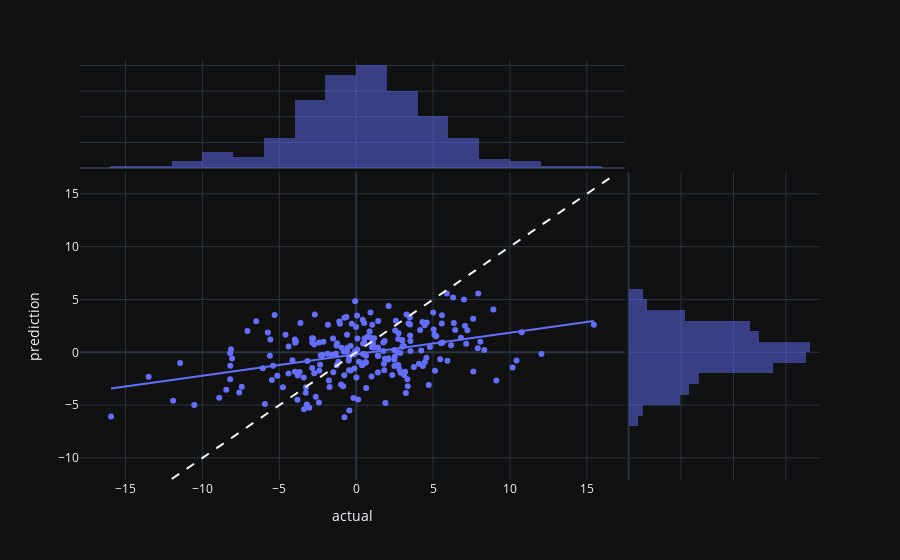

Notebook code cell kept with this figure:
### Code cell
fig = px.scatter(
    prediction_df, x='actual', y='prediction',
    marginal_x='histogram', marginal_y='histogram', trendline='ols'
)
fig.update_traces(histnorm='probability', selector={'type':'histogram'})
fig.add_shape(
    type="line", line=dict(dash='dash'),
    x0=y_test.min(), y0=y_test.min(),
    x1=y_test.max(), y1=y_test.max()
)
fig.show()
fig.write_image('images/linear_regression_prediction_vs_actual.png')

### Figure 1 — Plotly figure (JSON) as saved in the notebook; plotly's stock layout.template omitted (floating-point values rounded to 4 significant figures; data arrays with more than 128 entries replaced by an {"elided": "..."} marker saying what was removed)
{"data": [{"hovertemplate": "actual=%{x}<br>prediction=%{y}<extra></extra>", "legendgroup": "", "marker": {"color": "#636efa", "symbol": "circle"}, "mode": "markers", "name": "", "orientation": "v", "showlegend": false, "x": {"elided": "225 float values"}, "xaxis": "x", "y": {"elided": "225 float values"}, "yaxis": "y", "type": "scatter"}, {"alignmentgroup": "True", "bingroup": "x", "hovertemplate": "actual=%{x}<br>count=%{y}<extra></extra>", "legendgroup": "", "marker": {"color": "#636efa"}, "name": "", "offsetgroup": "", "opacity": 0.5, "showlegend": false, "x": {"elided": "225 float values"}, "xaxis": "x3", "yaxis": "y3", "type": "histogram", "histnorm": "probability"}, {"alignmentgroup": "True", "bingroup": "y", "hovertemplate": "prediction=%{y}<br>count=%{x}<extra></extra>", "legendgroup": "", "marker": {"color": "#636efa"}, "name": "", "offsetgroup": "", "opacity": 0.5, "showlegend": false, "xaxis": "x2", "y": {"elided": "225 float values"}, "yaxis": "y2", "type": "histogram", "histnorm": "probability"}, {"hovertemplate": "<b>OLS trendline</b><br>prediction = 0.20324 * actual + -0.17626<br>R<sup>2</sup>=0.153921<br><br>actual=%{x}<br>prediction=%{y} <b>(trend)</b><extra></extra>", "legendgroup": "", "marker": {"color": "#636efa", "symbol": "circle"}, "mode": "lines", "name": "", "showlegend": false, "x": {"elided": "225 float values"}, "xaxis": "x", "y": {"elided": "225 float values"}, "yaxis": "y", "type": "scatter"}], "layout": {"xaxis": {"anchor": "y", "domain": [0.0, 0.7363], "title": {"text": "actual"}}, "yaxis": {"anchor": "x", "domain": [0.0, 0.7326], "title": {"text": "prediction"}}, "xaxis2": {"anchor": "y2", "domain": [0.7413, 1.0], "matches": "x2", "showticklabels": false, "showline": false, "ticks": "", "showgrid": true}, "yaxis2": {"anchor": "x2", "domain": [0.0, 0.7326], "matches": "y", "showticklabels": false, "showgrid": true}, "xaxis3": {"anchor": "y3", "domain": [0.0, 0.7363], "matches": "x", "showticklabels": false, "showgrid": true}, "yaxis3": {"anchor": "x3", "domain": [0.7426, 1.0], "matches": "y3", "showticklabels": false, "showline": false, "ticks": "", "showgrid": true}, "xaxis4": {"anchor": "y4", "domain": [0.7413, 1.0], "matches": "x2", "showticklabels": false, "showgrid": true, "showline": false, "ticks": ""}, "yaxis4": {"anchor": "x4", "domain": [0.7426, 1.0], "matches": "y3", "showticklabels": false, "showline": false, "ticks": "", "showgrid": true}, "legend": {"tracegroupgap": 0}, "margin": {"t": 60}, "barmode": "overlay", "shapes": [{"line": {"dash": "dash"}, "type": "line", "x0": -11.99, "x1": 16.95, "y0": -11.99, "y1": 16.95}]}}
